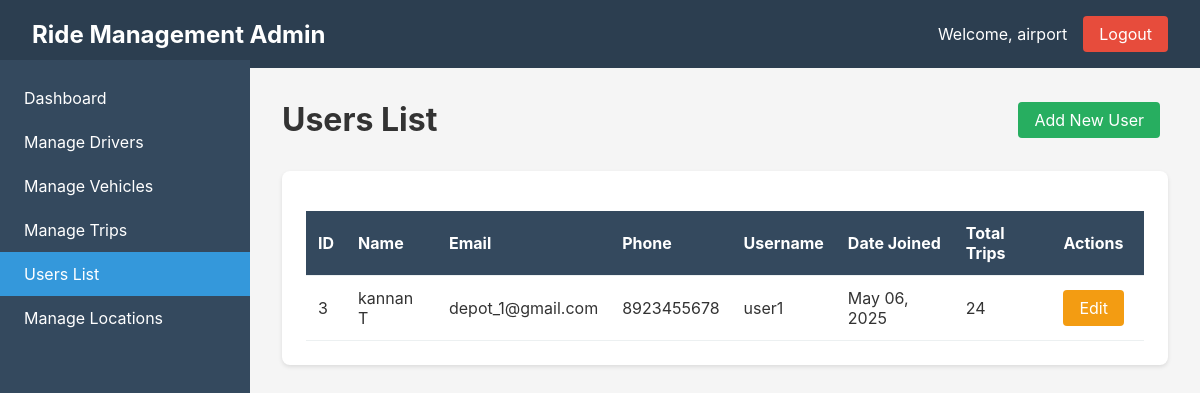
Page /users/ (signed in) on the earlier database version.
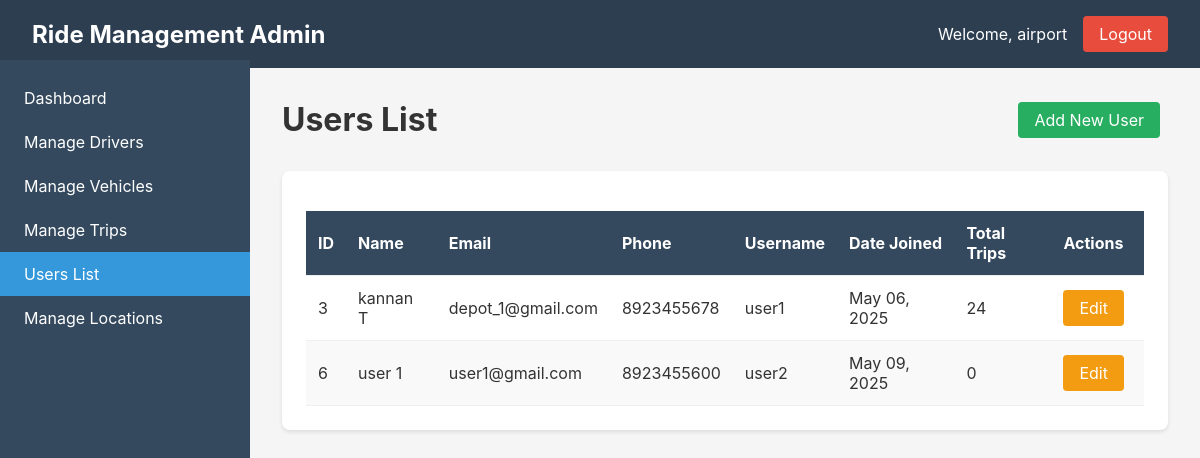
Same page on the later database version.
### ride_management/models.py (models this page shows)
class CustomUser(AbstractUser):
    USER_TYPE_CHOICES = (
        ('admin', 'Admin'),
        ('user', 'User'),
        ('driver', 'Driver'),
    )
    user_type = models.CharField(max_length=10, choices=USER_TYPE_CHOICES, default='user')
    phone = models.CharField(max_length=15, blank=True)
    class Meta:
        db_table = 'users'

### ride_management/views.py (the view)
# urls.py: path('users/', views.users_list, name='users_list'),
@login_required
def users_list(request):
    if request.user.user_type != 'admin':
        return redirect('login')
    users = CustomUser.objects.filter(user_type='user')
    return render(request, 'admin/users.html', {'users': users})

### ride_management/templates/admin/users.html
{% extends 'base.html' %}
{% block content %}
<div style="display: flex; justify-content: space-between; align-items: center; margin-bottom: 2rem;">
    <h1>Users List</h1>
    <a href="{% url 'add_user' %}" class="btn btn-success">Add New User</a>
</div>
<div class="card">
    <table class="table">
        <thead>
            <tr>
                <th>ID</th>
                <th>Name</th>
                <th>Email</th>
                <th>Phone</th>
                <th>Username</th>
                <th>Date Joined</th>
                <th>Total Trips</th>
                <th>Actions</th>
            </tr>
        </thead>
        <tbody>
            {% for user in users %}
            <tr>
                <td>{{ user.id }}</td>
                <td>{{ user.first_name }} {{ user.last_name }}</td>
                <td>{{ user.email }}</td>
                <td>{{ user.phone }}</td>
                <td>{{ user.username }}</td>
                <td>{{ user.date_joined|date:"M d, Y" }}</td>
                <td>{{ user.trip_set.count }}</td>
                <td>
                    <a href="{% url 'edit_user' user.id %}" class="btn btn-warning">Edit</a>
                </td>
            </tr>
            {% empty %}
            <tr>
                <td colspan="8" style="text-align: center;">No users found</td>
            </tr>
            {% endfor %}
        </tbody>
    </table>
</div>
{% endblock %}

Differences in the rows shown:
added CustomUser: id "6", first_name "user", last_name "1", email "user1@gmail.com", phone "8923455600", username "user2", date_joined "May 09, 2025", trip_set.count "0"
